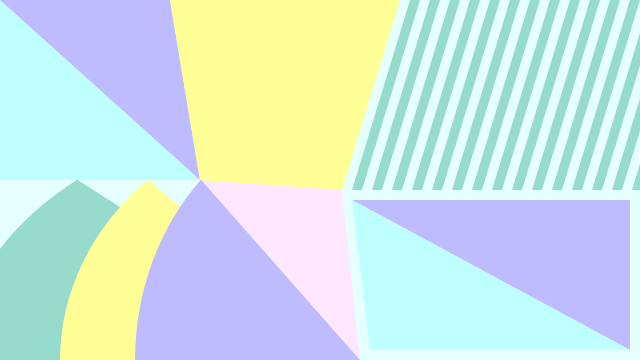
Frame 1 (no input)
Frame 60 (the mouse pressed at the canvas centre just before this capture): identical to frame 1, image omitted
Frame 120 (the mouse held since frame 60 and released just before this capture): identical to frame 1, image omitted

The Processing sketch that drew this single still picture (run headless with seeded random() and noise(); from frame 60 on, the mouse is pressed at the canvas centre):

// Processing sketch: Mondriaan_
// ── Mondriaan_.pde


void setup() {

  size(640, 360);
  
}

void draw(){
  background(230, 255, 400);
  noStroke();
  fill(190, 255, 255);
  triangle(0, 0, 0, 180, 200, 180);
  fill(190, 188, 305);
  triangle(0, 0, 170, 0, 200, 180);
  fill(255, 231, 300);
  triangle(200, 180, 340, 170, 360, 360);
  fill(255, 255, 150);
  quad(170, 0, 400, 0, 342, 190, 200, 180);
  fill(151, 219, 205);
  arc(360, 360, 800, 510, 3.141, PI+QUARTER_PI, PIE);
  fill(255, 255, 150);
  arc(360, 360, 600, 510, 3.141, PI+QUARTER_PI, PIE);
  fill(190, 188, 305);
  arc(360, 360, 450, 510, 3.141, PI+QUARTER_PI, PIE);
  fill(151, 219, 205);
  quad(410, 0, 420, 0, 362, 190, 352, 190);
  fill(151, 219, 205);
  quad(430, 0, 440, 0, 382, 190, 372, 190); 
  fill(151, 219, 205);
  quad(450, 0, 460, 0, 402, 190, 392, 190);  
  fill(151, 219, 205);
  quad(470, 0, 480, 0, 422, 190, 412, 190); 
  fill(151, 219, 205);
  quad(490, 0, 500, 0, 442, 190, 432, 190);
  fill(151, 219, 205);
  quad(510, 0, 520, 0, 462, 190, 452, 190); 
  fill(151, 219, 205);
  quad(530, 0, 540, 0, 482, 190, 472, 190); 
  fill(151, 219, 205);
  quad(550, 0, 560, 0, 502, 190, 492, 190); 
  fill(151, 219, 205);
  quad(570, 0, 580, 0, 522, 190, 512, 190); 
  fill(151, 219, 205);
  quad(590, 0, 600, 0, 542, 190, 532, 190); 
  fill(151, 219, 205);
  quad(610, 0, 620, 0, 562, 190, 552, 190);
  fill(151, 219, 205);
  quad(630, 0, 640, 0, 582, 190, 572, 190); 
  fill(151, 219, 205);
  quad(650, 0, 660, 0, 602, 190, 592, 190); 
  fill(151, 219, 205);
  quad(670, 0, 680, 0, 622, 190, 612, 190); 
  fill(151, 219, 205);
  quad(690, 0, 700, 0, 642, 190, 632, 190); 
  fill(151, 219, 205);
  quad(710, 0, 720, 0, 662, 190, 652, 190); 
  fill(190, 188, 305);
  triangle(352, 200, 630, 350, 630, 200);
  fill(190, 255, 255);
  triangle(352, 200, 370, 350, 630, 350);
}
